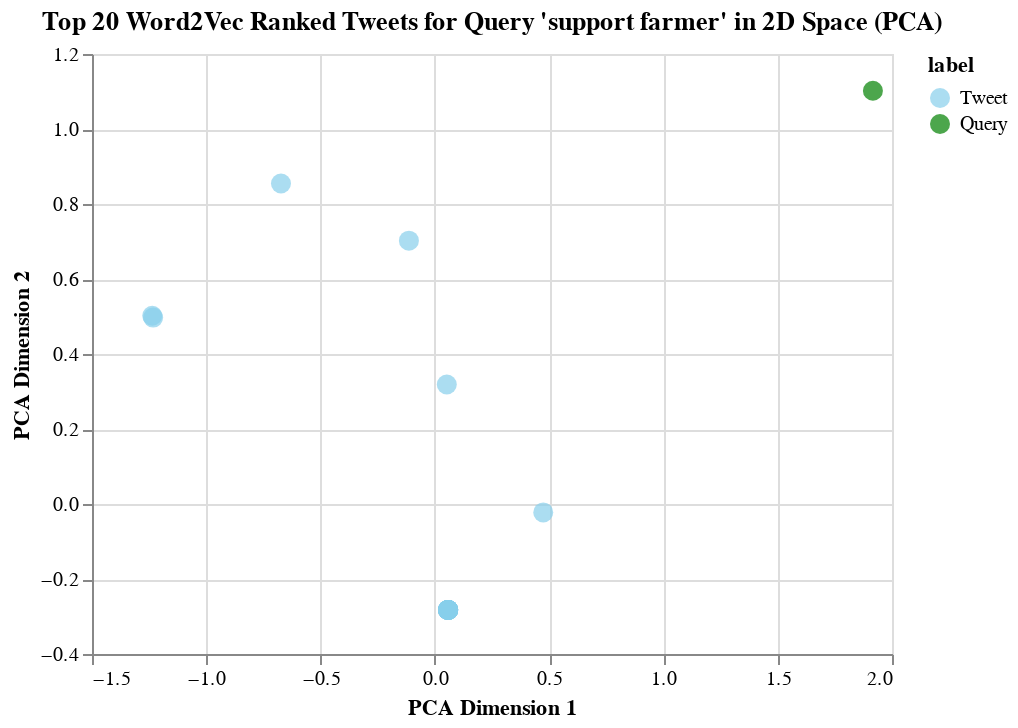

Source (notebook cell):
### Markdown cell above
![Altair Chart Query 1](./visualizations/india_protest.png)

### Code cell
q2 = rank_tweets_by_word2vec(queries[1])

### Figure 1 — Vega-Lite specification as saved in the notebook (floating-point values rounded to 4 significant figures)
{"config": {"view": {"continuousWidth": 300, "continuousHeight": 300}}, "data": {"name": "data-82bcfad799d27edeecb5d9ba041c9533"}, "mark": {"type": "circle", "size": 100}, "encoding": {"color": {"field": "label", "scale": {"domain": ["Tweet", "Query"], "range": ["skyblue", "green"]}, "type": "nominal"}, "tooltip": [{"field": "id", "type": "quantitative"}, {"field": "score", "type": "quantitative"}, {"field": "content", "type": "nominal"}], "x": {"field": "PCA1", "title": "PCA Dimension 1", "type": "quantitative"}, "y": {"field": "PCA2", "title": "PCA Dimension 2", "type": "quantitative"}}, "height": 300, "title": "Top 20 Word2Vec Ranked Tweets for Query 'support farmer' in 2D Space (PCA)", "width": 400, "$schema": "https://vega.github.io/schema/vega-lite/v5.20.1.json", "datasets": {"data-82bcfad799d27edeecb5d9ba041c9533": [{"PCA1": -0.6732, "PCA2": 0.8545, "label": "Tweet", "content": "farmersprotest support farmer proud daughter farmer", "score": 0.9636, "id": 1362957944325693440}, {"PCA1": 0.4742, "PCA2": -0.0225, "label": "Tweet", "content": "support farmer support farmersprotest", "score": 0.9624, "id": 1360830375954587651}, {"PCA1": -0.1135, "PCA2": 0.7023, "label": "Tweet", "content": "support farmer support farmer support twitter farmersprotest repealonlywayahead", "score": 0.9591, "id": 1360457074316963840}, {"PCA1": 0.05221, "PCA2": 0.3185, "label": "Tweet", "content": "support farmer dpstopintimidatingfarm farmersprotest farmer", "score": 0.9571, "id": 1363023215560323078}, {"PCA1": -1.236, "PCA2": 0.502, "label": "Tweet", "content": "support farmer farmersprotest tcotedbyfsspw", "score": 0.9545, "id": 1362855385103794183}, {"PCA1": -1.233, "PCA2": 0.4971, "label": "Tweet", "content": "support farmer farmersprotest tcoksqglmquih", "score": 0.9544, "id": 1362956100476096514}, {"PCA1": 0.05806, "PCA2": -0.2824, "label": "Tweet", "content": "farmersprotest support farmer", "score": 0.9543, "id": 1362719232874708994}, {"PCA1": 0.05806, "PCA2": -0.2824, "label": "Tweet", "content": "farmersprotest support farmer", "score": 0.9543, "id": 1361482097270001665}, {"PCA1": 0.05806, "PCA2": -0.2824, "label": "Tweet", "content": "farmersprotest support farmer", "score": 0.9543, "id": 1361918432631943171}, {"PCA1": 0.05806, "PCA2": -0.2824, "label": "Tweet", "content": "farmersprotest support farmer", "score": 0.9543, "id": 1360780298305212419}, {"PCA1": 0.05806, "PCA2": -0.2824, "label": "Tweet", "content": "farmersprotest support farmer", "score": 0.9543, "id": 1363541021003550728}, {"PCA1": 0.05806, "PCA2": -0.2824, "label": "Tweet", "content": "farmersprotest support farmer", "score": 0.9543, "id": 1360412370833608705}, {"PCA1": 0.05806, "PCA2": -0.2824, "label": "Tweet", "content": "farmersprotest support farmer", "score": 0.9543, "id": 1363890295931236353}, {"PCA1": 0.05806, "PCA2": -0.2824, "label": "Tweet", "content": "farmersprotest support farmer", "score": 0.9543, "id": 1362989310941687808}, {"PCA1": 0.05806, "PCA2": -0.2824, "label": "Tweet", "content": "support farmer farmersprotest", "score": 0.9543, "id": 1362913577527566339}, {"PCA1": 0.05806, "PCA2": -0.2824, "label": "Tweet", "content": "support farmer farmersprotest", "score": 0.9543, "id": 1362841118216314881}, {"PCA1": 0.05806, "PCA2": -0.2824, "label": "Tweet", "content": "support farmer farmersprotest", "score": 0.9543, "id": 1362151168202338307}, {"PCA1": 0.05806, "PCA2": -0.2824, "label": "Tweet", "content": "support farmer farmersprotest", "score": 0.9543, "id": 1362864363791650817}, {"PCA1": 0.05806, "PCA2": -0.2824, "label": "Tweet", "content": "support farmer farmersprotest", "score": 0.9543, "id": 1363303857363771397}, {"PCA1": 0.05806, "PCA2": -0.2824, "label": "Tweet", "content": "support farmer farmersprotest", "score": 0.9543, "id": 1362191395683856385}, {"PCA1": 1.916, "PCA2": 1.102, "label": "Query", "content": "support farmer", "score": null, "id": "Query"}]}}
